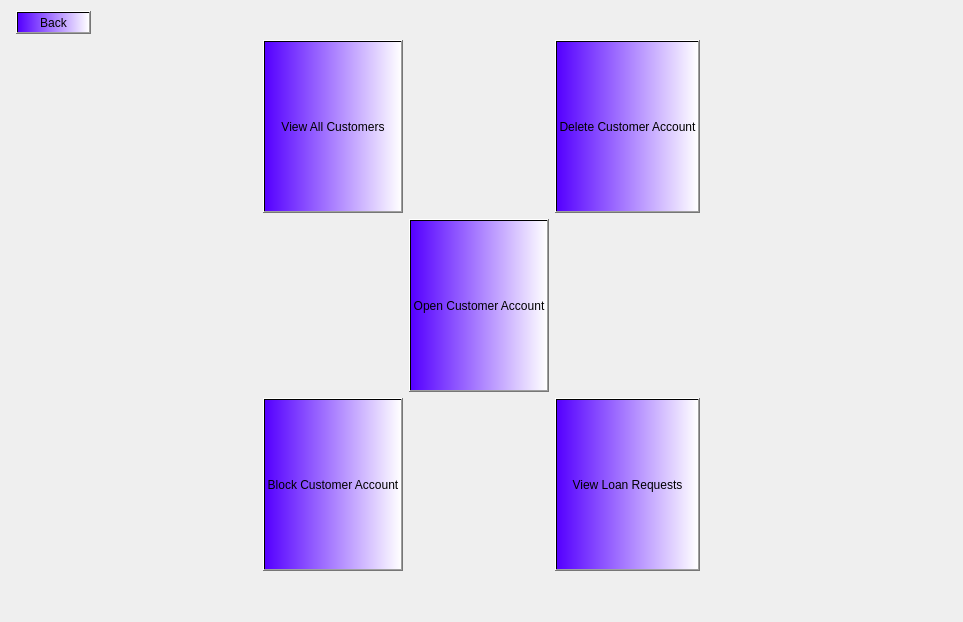
<?xml version="1.0" encoding="UTF-8"?>
<ui version="4.0">
 <class>AdminOptions</class>
 <widget class="QDialog" name="AdminOptions">
  <property name="geometry">
   <rect>
    <x>0</x>
    <y>0</y>
    <width>963</width>
    <height>622</height>
   </rect>
  </property>
  <property name="windowTitle">
   <string>Admin Portal</string>
  </property>
  <layout class="QGridLayout" name="gridLayout_2">
   <item row="0" column="0">
    <layout class="QVBoxLayout" name="verticalLayout">
     <item>
      <layout class="QHBoxLayout" name="horizontalLayout_2">
       <item>
        <spacer name="horizontalSpacer_4">
         <property name="orientation">
          <enum>Qt::Horizontal</enum>
         </property>
         <property name="sizeType">
          <enum>QSizePolicy::Minimum</enum>
         </property>
         <property name="sizeHint" stdset="0">
          <size>
           <width>5</width>
           <height>20</height>
          </size>
         </property>
        </spacer>
       </item>
       <item>
        <widget class="QPushButton" name="pushButton_back">
         <property name="styleSheet">
          <string notr="true">background-color: qlineargradient(spread:pad, x1:0, y1:0, x2:1, y2:0, stop:0 rgba(85, 0, 255, 255), stop:1 rgba(255, 255, 255, 255));
color: rgb(0, 0, 0);
font: 11pt &quot;Times New Roman&quot;;</string>
         </property>
         <property name="text">
          <string>Back</string>
         </property>
        </widget>
       </item>
       <item>
        <spacer name="horizontalSpacer">
         <property name="orientation">
          <enum>Qt::Horizontal</enum>
         </property>
         <property name="sizeHint" stdset="0">
          <size>
           <width>40</width>
           <height>20</height>
          </size>
         </property>
        </spacer>
       </item>
      </layout>
     </item>
     <item>
      <layout class="QHBoxLayout" name="horizontalLayout">
       <item>
        <spacer name="horizontalSpacer_2">
         <property name="orientation">
          <enum>Qt::Horizontal</enum>
         </property>
         <property name="sizeHint" stdset="0">
          <size>
           <width>40</width>
           <height>450</height>
          </size>
         </property>
        </spacer>
       </item>
       <item>
        <layout class="QGridLayout" name="gridLayout">
         <item row="4" column="2">
          <widget class="QPushButton" name="pushButton_loan">
           <property name="sizePolicy">
            <sizepolicy hsizetype="Minimum" vsizetype="Preferred">
             <horstretch>0</horstretch>
             <verstretch>0</verstretch>
            </sizepolicy>
           </property>
           <property name="styleSheet">
            <string notr="true">background-color: qlineargradient(spread:pad, x1:0, y1:0, x2:1, y2:0, stop:0 rgba(85, 0, 255, 255), stop:1 rgba(255, 255, 255, 255));
color: rgb(0, 0, 0);
font: 15pt &quot;Times New Roman&quot;;</string>
           </property>
           <property name="text">
            <string>View Loan Requests</string>
           </property>
          </widget>
         </item>
         <item row="2" column="0">
          <widget class="QPushButton" name="pushButton_view">
           <property name="sizePolicy">
            <sizepolicy hsizetype="Minimum" vsizetype="Preferred">
             <horstretch>0</horstretch>
             <verstretch>0</verstretch>
            </sizepolicy>
           </property>
           <property name="styleSheet">
            <string notr="true">background-color: qlineargradient(spread:pad, x1:0, y1:0, x2:1, y2:0, stop:0 rgba(85, 0, 255, 255), stop:1 rgba(255, 255, 255, 255));
color: rgb(0, 0, 0);
font: 15pt &quot;Times New Roman&quot;;</string>
           </property>
           <property name="text">
            <string>View All Customers</string>
           </property>
          </widget>
         </item>
         <item row="4" column="0">
          <widget class="QPushButton" name="pushButton_block">
           <property name="sizePolicy">
            <sizepolicy hsizetype="Minimum" vsizetype="Preferred">
             <horstretch>0</horstretch>
             <verstretch>0</verstretch>
            </sizepolicy>
           </property>
           <property name="styleSheet">
            <string notr="true">background-color: qlineargradient(spread:pad, x1:0, y1:0, x2:1, y2:0, stop:0 rgba(85, 0, 255, 255), stop:1 rgba(255, 255, 255, 255));
color: rgb(0, 0, 0);
font: 15pt &quot;Times New Roman&quot;;</string>
           </property>
           <property name="text">
            <string>Block Customer Account</string>
           </property>
          </widget>
         </item>
         <item row="2" column="2">
          <widget class="QPushButton" name="pushButton_delete">
           <property name="sizePolicy">
            <sizepolicy hsizetype="Minimum" vsizetype="Preferred">
             <horstretch>0</horstretch>
             <verstretch>0</verstretch>
            </sizepolicy>
           </property>
           <property name="styleSheet">
            <string notr="true">background-color: qlineargradient(spread:pad, x1:0, y1:0, x2:1, y2:0, stop:0 rgba(85, 0, 255, 255), stop:1 rgba(255, 255, 255, 255));
color: rgb(0, 0, 0);
font: 15pt &quot;Times New Roman&quot;;</string>
           </property>
           <property name="text">
            <string>Delete Customer Account</string>
           </property>
          </widget>
         </item>
         <item row="3" column="1">
          <widget class="QPushButton" name="pushButton_open">
           <property name="sizePolicy">
            <sizepolicy hsizetype="Minimum" vsizetype="Preferred">
             <horstretch>0</horstretch>
             <verstretch>0</verstretch>
            </sizepolicy>
           </property>
           <property name="styleSheet">
            <string notr="true">background-color: qlineargradient(spread:pad, x1:0, y1:0, x2:1, y2:0, stop:0 rgba(85, 0, 255, 255), stop:1 rgba(255, 255, 255, 255));
color: rgb(0, 0, 0);
font: 15pt &quot;Times New Roman&quot;;</string>
           </property>
           <property name="text">
            <string>Open Customer Account</string>
           </property>
          </widget>
         </item>
        </layout>
       </item>
       <item>
        <spacer name="horizontalSpacer_3">
         <property name="orientation">
          <enum>Qt::Horizontal</enum>
         </property>
         <property name="sizeHint" stdset="0">
          <size>
           <width>40</width>
           <height>20</height>
          </size>
         </property>
        </spacer>
       </item>
      </layout>
     </item>
     <item>
      <spacer name="verticalSpacer">
       <property name="orientation">
        <enum>Qt::Vertical</enum>
       </property>
       <property name="sizeType">
        <enum>QSizePolicy::Fixed</enum>
       </property>
       <property name="sizeHint" stdset="0">
        <size>
         <width>20</width>
         <height>40</height>
        </size>
       </property>
      </spacer>
     </item>
    </layout>
   </item>
  </layout>
 </widget>
 <resources/>
 <connections/>
</ui>
